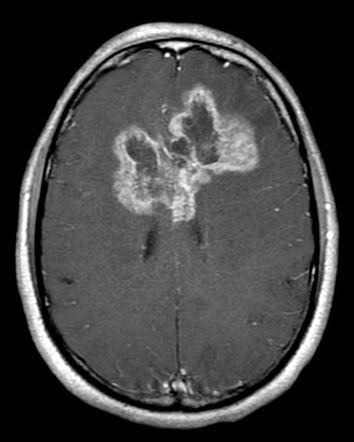
#> input picture sample_scans/glioma/Te-gl_1.jpg, 354 x 442 px
$ python -i preprocessing.py   (imports and definitions only)
#> lines starting #> are read from the running program, lines starting #| are printed output that depends on the picture; after the words box and inside, x2 and y2 are one past the last pixel; in counts of white or black regions, pixels touching at a corner belong together
"""Deterministic MRI preprocessing shared by training, evaluation and inference.

Why this exists
---------------
The Kaggle "Brain Tumor MRI" dataset is stitched together from three sources
(figshare, SARTAJ, Br35H) and each class comes mostly from one of them. The
sources differ in zoom level, black-border width and resolution, so a network
can reach high *validation* accuracy by learning "how is this image framed"
instead of anatomy - a shortcut that does not survive a new scanner and is one
reason the original models scored much higher on validation than on test.

New checkpoints therefore use: crop to the head -> pad to square (keeps the
aspect ratio, the old pipeline stretched every scan) -> resize. Checkpoints
trained before this module existed keep their original stretch-resize via
``LEGACY_PREPROCESS`` so their accuracy is unchanged.
"""
from __future__ import annotations

from dataclasses import asdict, dataclass
from typing import Any, Dict, List, Optional, Tuple

import numpy as np
from PIL import Image

BBox = Tuple[int, int, int, int]

# 16/32-bit and float modes common in medical exports. Pillow's convert("RGB")
# clips them to 0-255, which turns a 12/16-bit MRI slice almost completely white.
HIGH_BIT_MODES = {"I;16", "I;16B", "I;16L", "I;16N", "I", "F"}


@dataclass(frozen=True)
class PreprocessConfig:
    image_size: int = 224
    crop_brain: bool = True
    pad_to_square: bool = True

    def to_dict(self) -> Dict[str, Any]:
        return asdict(self)

    # [7 lines left out: function from_dict, not called in this run]


LEGACY_PREPROCESS = PreprocessConfig(image_size=224, crop_brain=False, pad_to_square=False)
DEFAULT_PREPROCESS = PreprocessConfig()


def to_rgb(img: Image.Image) -> Image.Image:
    """Convert any Pillow mode to 8-bit RGB without destroying the image.

    * 16/32-bit and float images are min-max scaled to 0-255 instead of clipped;
    * transparent images (RGBA, LA, PA, palette with transparency) are
      composited onto black, the background colour of an MRI slice;
    * everything else (L, RGB, P, CMYK, YCbCr, ...) uses Pillow's conversion,
      which keeps 8-bit inputs bit-identical to the training pipeline.
    """
    if img.mode in HIGH_BIT_MODES:
        arr = np.asarray(img, dtype=np.float64)
        finite = np.isfinite(arr)
        lo = float(arr[finite].min()) if finite.any() else 0.0
        hi = float(arr[finite].max()) if finite.any() else 0.0
        scaled = np.zeros_like(arr) if hi <= lo else (np.where(finite, arr, lo) - lo) * (255.0 / (hi - lo))
        img = Image.fromarray(np.clip(np.rint(scaled), 0, 255).astype(np.uint8))
    if img.mode in ("RGBA", "LA", "PA", "RGBa", "La") or (img.mode == "P" and "transparency" in img.info):
        rgba = img.convert("RGBA")
        img = Image.alpha_composite(Image.new("RGBA", rgba.size, (0, 0, 0, 255)), rgba)
    return img if img.mode == "RGB" else img.convert("RGB")


# --------------------------------------------------------------------------- #
# NumPy re-implementations of the three scipy.ndimage operations used to find
# the head. They reproduce scipy's results exactly (see tests/test_preprocessing)
# so the serving bundle does not need SciPy (~110 MB) on Vercel.
# --------------------------------------------------------------------------- #
def gaussian_blur(arr: np.ndarray, sigma: float, truncate: float = 4.0) -> np.ndarray:
    """== scipy.ndimage.gaussian_filter(arr.astype(float32), sigma) (mode='reflect')."""
    radius = int(truncate * float(sigma) + 0.5)
    taps = np.arange(-radius, radius + 1, dtype=np.float64)
    kernel = np.exp(-0.5 / (float(sigma) ** 2) * taps ** 2)
    kernel /= kernel.sum()
    out = np.asarray(arr, dtype=np.float32)
    for axis in (0, 1):
        width = [(0, 0), (0, 0)]
        width[axis] = (radius, radius)
        padded = np.pad(out.astype(np.float64), width, mode="symmetric")
        acc = np.zeros(out.shape, dtype=np.float64)
        length = out.shape[axis]
        for i, weight in enumerate(kernel):
            window = [slice(None), slice(None)]
            window[axis] = slice(i, i + length)
            acc += weight * padded[tuple(window)]
        out = acc.astype(np.float32)  # scipy stores each 1-D pass in the input dtype
    return out


def _neighbourhood(mask: np.ndarray, reduce) -> np.ndarray:
    """3x3 neighbourhood AND/OR with pixels outside the image treated as False."""
    height, width = mask.shape
    padded = np.pad(mask, 1, mode="constant", constant_values=False)
    out = padded[1:height + 1, 1:width + 1].copy()
    for dy in range(3):
        for dx in range(3):
            if dy != 1 or dx != 1:
                reduce(out, padded[dy:dy + height, dx:dx + width], out=out)
    return out


def binary_opening(mask: np.ndarray, iterations: int = 2) -> np.ndarray:
    """== scipy.ndimage.binary_opening(mask, structure=ones((3, 3)), iterations=iterations)."""
    out = np.asarray(mask, dtype=bool)
    for _ in range(iterations):
        out = _neighbourhood(out, np.logical_and)
    for _ in range(iterations):
        out = _neighbourhood(out, np.logical_or)
    return out


def largest_component(mask: np.ndarray) -> Tuple[np.ndarray, int]:
    """Largest 4-connected component (scipy.ndimage.label's default connectivity).

    Union-find with min-index hooking and pointer jumping; ties go to the
    component that starts first in raster order, exactly like
    ``np.argmax(np.bincount(scipy.ndimage.label(mask)[0])[1:])``.
    """
    mask = np.asarray(mask, dtype=bool)
    if not mask.any():
        return np.zeros_like(mask), 0
    height, width = mask.shape
    index = np.arange(height * width, dtype=np.int64).reshape(height, width)
    horizontal = mask[:, :-1] & mask[:, 1:]
    vertical = mask[:-1, :] & mask[1:, :]
    a = np.concatenate([index[:, :-1][horizontal], index[:-1, :][vertical]])
    b = np.concatenate([index[:, 1:][horizontal], index[1:, :][vertical]])
    parent = index.ravel().copy()
    while a.size:
        root_a, root_b = parent[a], parent[b]
        differ = root_a != root_b
        if not differ.any():
            break
        np.minimum.at(parent, np.maximum(root_a[differ], root_b[differ]), np.minimum(root_a[differ], root_b[differ]))
        while True:  # pointer jumping until every node points at its root
            grand = parent[parent]
            if np.array_equal(grand, parent):
                break
            parent = grand
    roots = parent[index.ravel()[mask.ravel()]]
    counts = np.bincount(roots, minlength=height * width)
    best = int(np.argmax(counts))  # first maximum = lowest root = first in raster order
    component = (parent.reshape(height, width) == best) & mask
    return component, int(counts[best])


def _otsu_threshold(gray: np.ndarray) -> float:
    """Otsu's threshold for a uint8 image (numpy only, no OpenCV dependency)."""
    hist = np.bincount(gray.ravel(), minlength=256).astype(np.float64)
    total = hist.sum()
    if total == 0:
        return 0.0
    levels = np.arange(256, dtype=np.float64)
    weight_bg = np.cumsum(hist)
    weight_fg = total - weight_bg
    cum_mean = np.cumsum(hist * levels)
    valid = (weight_bg > 0) & (weight_fg > 0)
    between = np.zeros(256)
    mean_bg = cum_mean[valid] / weight_bg[valid]
    mean_fg = (cum_mean[-1] - cum_mean[valid]) / weight_fg[valid]
    between[valid] = weight_bg[valid] * weight_fg[valid] * (mean_bg - mean_fg) ** 2
    return float(np.argmax(between))


def find_brain_bbox(
    img: Image.Image,
    analysis_size: int = 256,
    min_area_frac: float = 0.05,
) -> Optional[BBox]:
    """Locate the head as the largest bright connected region.

    Returns ``(left, upper, right, lower)`` in original pixel coordinates, or
    ``None`` when no plausible head region is found (the caller then keeps the
    full image, so preprocessing never fails).
    """
    gray_img = to_rgb(img).convert("L")
    width, height = gray_img.size
    if width < 8 or height < 8:
        return None
    scale = min(1.0, analysis_size / max(width, height))
    if scale < 1.0:
        gray_img = gray_img.resize(
            (max(1, round(width * scale)), max(1, round(height * scale))), Image.BILINEAR
        )
    gray = np.asarray(gray_img, dtype=np.uint8)

    smooth = gaussian_blur(gray, sigma=1.5)
    threshold = float(np.clip(0.5 * _otsu_threshold(gray), 12.0, 60.0))
    mask = binary_opening(smooth > threshold, iterations=2)

    component, size = largest_component(mask)
    if size == 0 or size < min_area_frac * mask.size:
        return None

    rows = np.flatnonzero(component.any(axis=1))
    cols = np.flatnonzero(component.any(axis=0))
    inv = 1.0 / scale
    left = int(np.floor(cols[0] * inv))
    upper = int(np.floor(rows[0] * inv))
    right = min(width, int(np.ceil((cols[-1] + 1) * inv)))
    lower = min(height, int(np.ceil((rows[-1] + 1) * inv)))
    return left, upper, right, lower


def crop_to_brain(img: Image.Image, margin_frac: float = 0.03) -> Image.Image:
    bbox = find_brain_bbox(img)
    if bbox is None:
        return img
    left, upper, right, lower = bbox
    margin = int(round(margin_frac * max(right - left, lower - upper)))
    return img.crop(
        (
            max(0, left - margin),
            max(0, upper - margin),
            min(img.width, right + margin),
            min(img.height, lower + margin),
        )
    )


def pad_to_square(img: Image.Image) -> Image.Image:
    width, height = img.size
    if width == height:
        return img
    side = max(width, height)
    canvas = Image.new(img.mode, (side, side), 0)
    canvas.paste(img, ((side - width) // 2, (side - height) // 2))
    return canvas


def preprocess_image(
    img: Image.Image,
    cfg: PreprocessConfig = DEFAULT_PREPROCESS,
    output_size: Optional[int] = None,
) -> Image.Image:
    """Apply the deterministic part of the pipeline and return an RGB PIL image."""
    size = output_size or cfg.image_size
    img = to_rgb(img)
    if cfg.crop_brain:
        img = crop_to_brain(img)
    if cfg.pad_to_square:
        img = pad_to_square(img)
    # Bilinear PIL resize == torchvision.transforms.Resize on PIL input, which keeps
    # legacy checkpoints bit-for-bit compatible with how they were trained.
    return img.resize((size, size), Image.BILINEAR)


class MRIPreprocess:
    """Picklable ``PIL -> PIL`` transform usable inside ``transforms.Compose``."""

    def __init__(self, cfg: PreprocessConfig = DEFAULT_PREPROCESS, output_size: Optional[int] = None):
        self.cfg = cfg
        self.output_size = output_size or cfg.image_size

    def __call__(self, img: Image.Image) -> Image.Image:
        return preprocess_image(img, self.cfg, self.output_size)

    def __repr__(self) -> str:
        return f"MRIPreprocess(cfg={self.cfg}, output_size={self.output_size})"


# --------------------------------------------------------------------------- #
# Input sanity checks used by the web app before running the models
# --------------------------------------------------------------------------- #
# [31 lines left out: function assess_image_quality, not called in this run]

>>> from PIL import Image
>>> picture = Image.open('../sample_scans/glioma/Te-gl_1.jpg')
#> picture is the input picture: PIL image 354x442 RGB; min 0, max 255, mean 66
>>> result = preprocess_image(picture)
#> the loop in gaussian_blur, `for axis in (0, 1):` made 2 passes
#> pass 1, in gaussian_blur, `padded = np.pad(out.astype(np.float64), width, mode="symmetric")`:
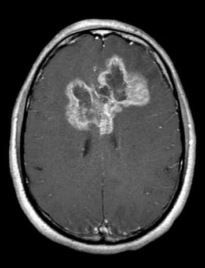
#> padded: shape (268, 205) float64; min 0, max 254, mean 63.1
#> after the loop in gaussian_blur, `for axis in (0, 1):`:
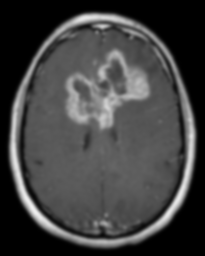
#> acc: shape (256, 205) float64; min 0, max 239.4, mean 66
#> in _otsu_threshold, `hist = np.bincount(gray.ravel(), minlength=256).astype(np.float64)`: hist = 256 values, max 15158 at index 0, min 0 at index 255, mean 205
#> in _otsu_threshold, `total = hist.sum()`: total = 52480
#> in _otsu_threshold, `weight_bg = np.cumsum(hist)`: weight_bg = 256 values from 15158 to 52480
#> in _otsu_threshold, `weight_fg = total - weight_bg`: weight_fg = 256 values, max 37322 at index 0, min 0 at index 254, mean 13536.5
#> in _otsu_threshold, `cum_mean = np.cumsum(hist * levels)`: cum_mean = 256 values from 0 to 3465338
#> in _otsu_threshold, `mean_bg = cum_mean[valid] / weight_bg[valid]`: mean_bg = 254 values from 0 to 66.01
#> in _otsu_threshold, `mean_fg = (cum_mean[-1] - cum_mean[valid]) / weight_fg[valid]`: mean_fg = 254 values from 92.85 to 254
#> in find_brain_bbox, `threshold = float(np.clip(0.5 * _otsu_threshold(gray), 12.0, 60.0))`: threshold = 27
#> in binary_opening, `out = np.asarray(mask, dtype=bool)`:
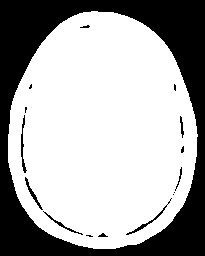
#> out: shape (256, 205) bool; 67.1% white; 16 black regions (8 under 20 px), largest, box (x1, y1, x2, y2) and area: (0, 0, 205, 256) 16684, (126, 198, 172, 235) 120, (21, 115, 27, 173) 118
#> the loop in binary_opening, `for _ in range(iterations):` made 2 passes
#> pass 1, in _neighbourhood (call 3), `padded = np.pad(mask, 1, mode="constant", constant_values=False)`:
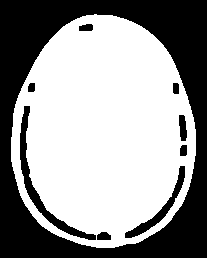
#> padded: shape (258, 207) bool; 59.4% white; 9 black regions, largest, box (x1, y1, x2, y2) and area: (0, 0, 207, 258) 19305, (20, 106, 96, 240) 1177, (125, 166, 185, 238) 667
#> in largest_component, `horizontal = mask[:, :-1] & mask[:, 1:]`: horizontal: shape (256, 204) bool; 66.5% white; 15 black regions (6 under 20 px), largest, box (x1, y1, x2, y2) and area: (0, 0, 204, 256) 16669, (20, 115, 43, 210) 317, (125, 198, 172, 235) 157
#> in largest_component, `vertical = mask[:-1, :] & mask[1:, :]`:
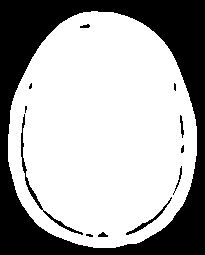
#> vertical: shape (255, 205) bool; 66.6% white; 12 black regions (5 under 20 px), largest, box (x1, y1, x2, y2) and area: (0, 0, 205, 255) 16671, (21, 114, 83, 235) 377, (126, 197, 172, 235) 166
#> in largest_component, `best = int(np.argmax(counts))`: best = 2346
#> in find_brain_bbox, `component, size = largest_component(mask)`: size = 35183
#> in find_brain_bbox, `rows = np.flatnonzero(component.any(axis=1))`: rows = 238 values from 11 to 248
#> in find_brain_bbox, `cols = np.flatnonzero(component.any(axis=0))`: cols = 189 values from 8 to 196
#> in find_brain_bbox, `left = int(np.floor(cols[0] * inv))`: left = 13
#> in find_brain_bbox, `upper = int(np.floor(rows[0] * inv))`: upper = 18
#> in find_brain_bbox, `right = min(width, int(np.ceil((cols[-1] + 1) * inv)))`: right = 341
#> in find_brain_bbox, `lower = min(height, int(np.ceil((rows[-1] + 1) * inv)))`: lower = 430
#> in crop_to_brain, `bbox = find_brain_bbox(img)`: bbox = (13, 18, 341, 430)
#> in crop_to_brain, `left, upper, right, lower = bbox`: left = 13; upper = 18; right = 341; lower = 430
#> in crop_to_brain, `margin = int(round(margin_frac * max(right - left, lower - upper)))`: margin = 12
#> in crop_to_brain, `return img.crop( ( max(0, left - margin), max(0, upper - margin), min(..`:
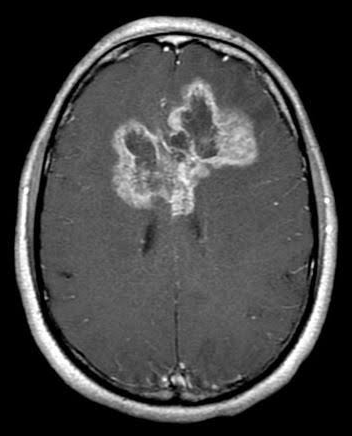
#> returned value: PIL image 352x436 RGB; min 0, max 255, mean 67.3
#> in pad_to_square, `canvas = Image.new(img.mode, (side, side), 0)`: canvas: PIL image 436x436 RGB; every value is 0
#> in pad_to_square, `canvas.paste(img, ((side - width) // 2, (side - height) // 2))`:
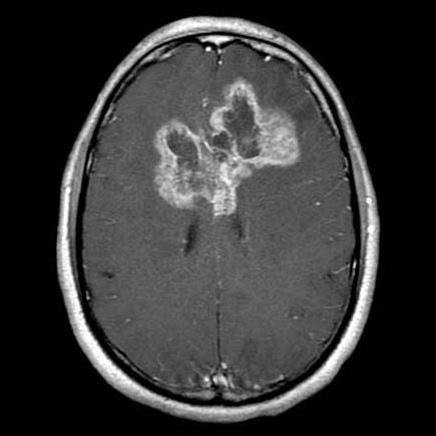
#> canvas: PIL image 436x436 RGB; min 0, max 255, mean 54.3

$ run again, on sample_scans/glioma/Te-gl_10.jpg
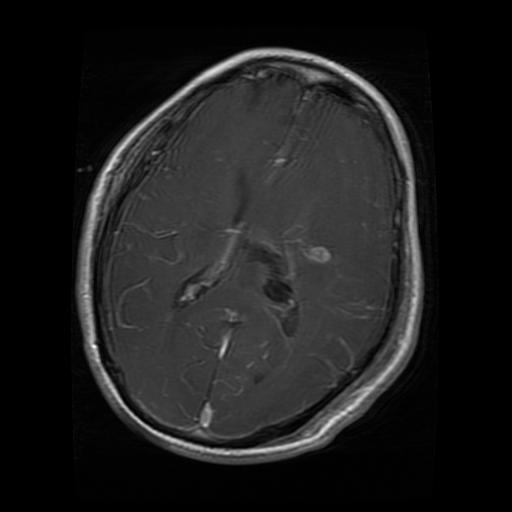
#> input picture sample_scans/glioma/Te-gl_10.jpg, 512 x 512 px
#> picture is the input picture: PIL image 512x512 L; min 0, max 254, mean 29.1
#> hist = 256 values, max 22122 at index 0, min 0 at index 198, mean 256
#> total = 65536
#> weight_bg = 256 values from 22122 to 65536
#> weight_fg = 256 values, max 43414 at index 0, min 0 at index 214, mean 7476.5
#> cum_mean = 256 values from 0 to 1913974
#> mean_bg = 214 values from 0 to 29.2
#> mean_fg = 214 values from 44.09 to 214
#> threshold = 17
#> in binary_opening, `out = np.asarray(mask, dtype=bool)`:
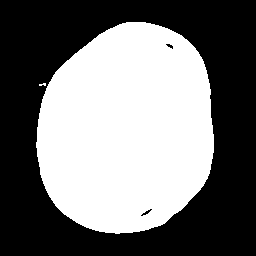
#> out: shape (256, 256) bool; 45.7% white; 2 white regions (1 under 20 px), largest, box (x1, y1, x2, y2) and area: (36, 22, 214, 234) 29932
#> horizontal: shape (256, 255) bool; 45.5% white; 1 white region, box (x1, y1, x2, y2) and area: (36, 22, 213, 234) 29708
#> vertical: shape (255, 256) bool; 45.5% white; 1 white region, box (x1, y1, x2, y2) and area: (36, 22, 214, 233) 29735
#> best = 5758
#> size = 29932
#> rows = 212 values from 22 to 233
#> cols = 178 values from 36 to 213
#> in find_brain_bbox, `left = int(np.floor(cols[0] * inv))`: left = 72
#> in find_brain_bbox, `upper = int(np.floor(rows[0] * inv))`: upper = 44
#> in find_brain_bbox, `right = min(width, int(np.ceil((cols[-1] + 1) * inv)))`: right = 428
#> in find_brain_bbox, `lower = min(height, int(np.ceil((rows[-1] + 1) * inv)))`: lower = 468
#> bbox = (72, 44, 428, 468)
#> in crop_to_brain, `left, upper, right, lower = bbox`: left = 72; upper = 44; right = 428; lower = 468
#> margin = 13
#> in pad_to_square, `canvas.paste(img, ((side - width) // 2, (side - height) // 2))`:
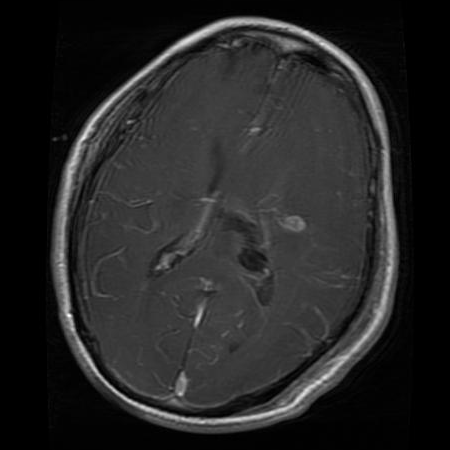
#> canvas: PIL image 450x450 RGB; min 0, max 254, mean 37.6

$ run again, on sample_scans/glioma/Te-gl_100.jpg
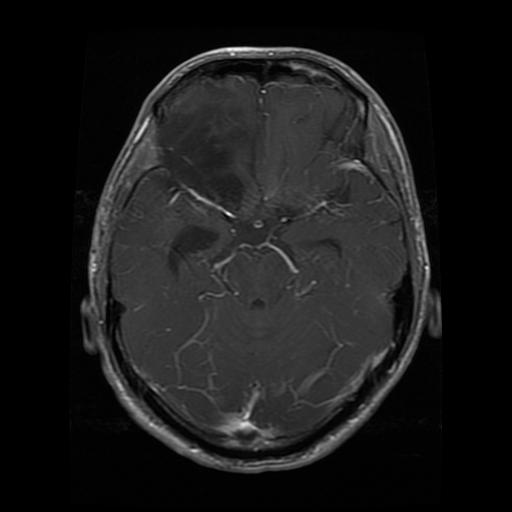
#> input picture sample_scans/glioma/Te-gl_100.jpg, 512 x 512 px
#> picture is the input picture: PIL image 512x512 L; min 0, max 254, mean 26
#> hist = 256 values, max 21310 at index 0, min 0 at index 178, mean 256
#> total = 65536
#> weight_bg = 256 values from 21310 to 65536
#> weight_fg = 256 values, max 44226 at index 0, min 0 at index 223, mean 6681.2
#> cum_mean = 256 values from 0 to 1710394
#> mean_bg = 223 values from 0 to 26.1
#> mean_fg = 223 values from 38.67 to 223
#> threshold = 15.5
#> in binary_opening, `out = np.asarray(mask, dtype=bool)`:
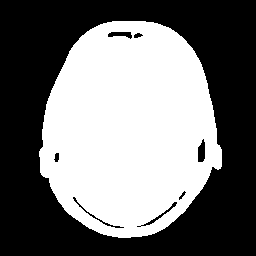
#> out: shape (256, 256) bool; 45.7% white; 1 white region, box (x1, y1, x2, y2) and area: (39, 21, 222, 238) 29931
#> horizontal: shape (256, 255) bool; 45.3% white; 1 white region, box (x1, y1, x2, y2) and area: (39, 21, 221, 238) 29594
#> vertical: shape (255, 256) bool; 45.3% white; 1 white region, box (x1, y1, x2, y2) and area: (39, 21, 222, 237) 29590
#> best = 5488
#> size = 29919
#> rows = 217 values from 21 to 237
#> cols = 183 values from 39 to 221
#> in find_brain_bbox, `left = int(np.floor(cols[0] * inv))`: left = 78
#> in find_brain_bbox, `upper = int(np.floor(rows[0] * inv))`: upper = 42
#> in find_brain_bbox, `right = min(width, int(np.ceil((cols[-1] + 1) * inv)))`: right = 444
#> in find_brain_bbox, `lower = min(height, int(np.ceil((rows[-1] + 1) * inv)))`: lower = 476
#> bbox = (78, 42, 444, 476)
#> in crop_to_brain, `left, upper, right, lower = bbox`: left = 78; upper = 42; right = 444; lower = 476
#> margin = 13
#> in pad_to_square, `canvas.paste(img, ((side - width) // 2, (side - height) // 2))`:
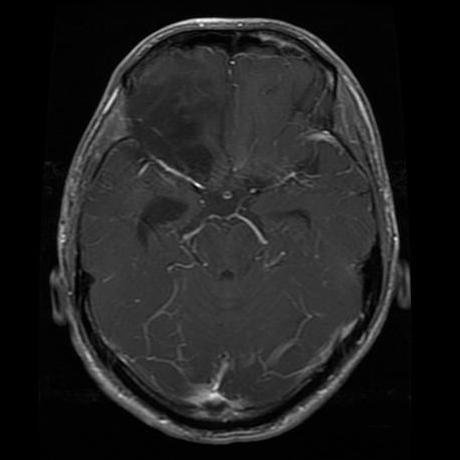
#> canvas: PIL image 460x460 RGB; min 0, max 254, mean 32.2
